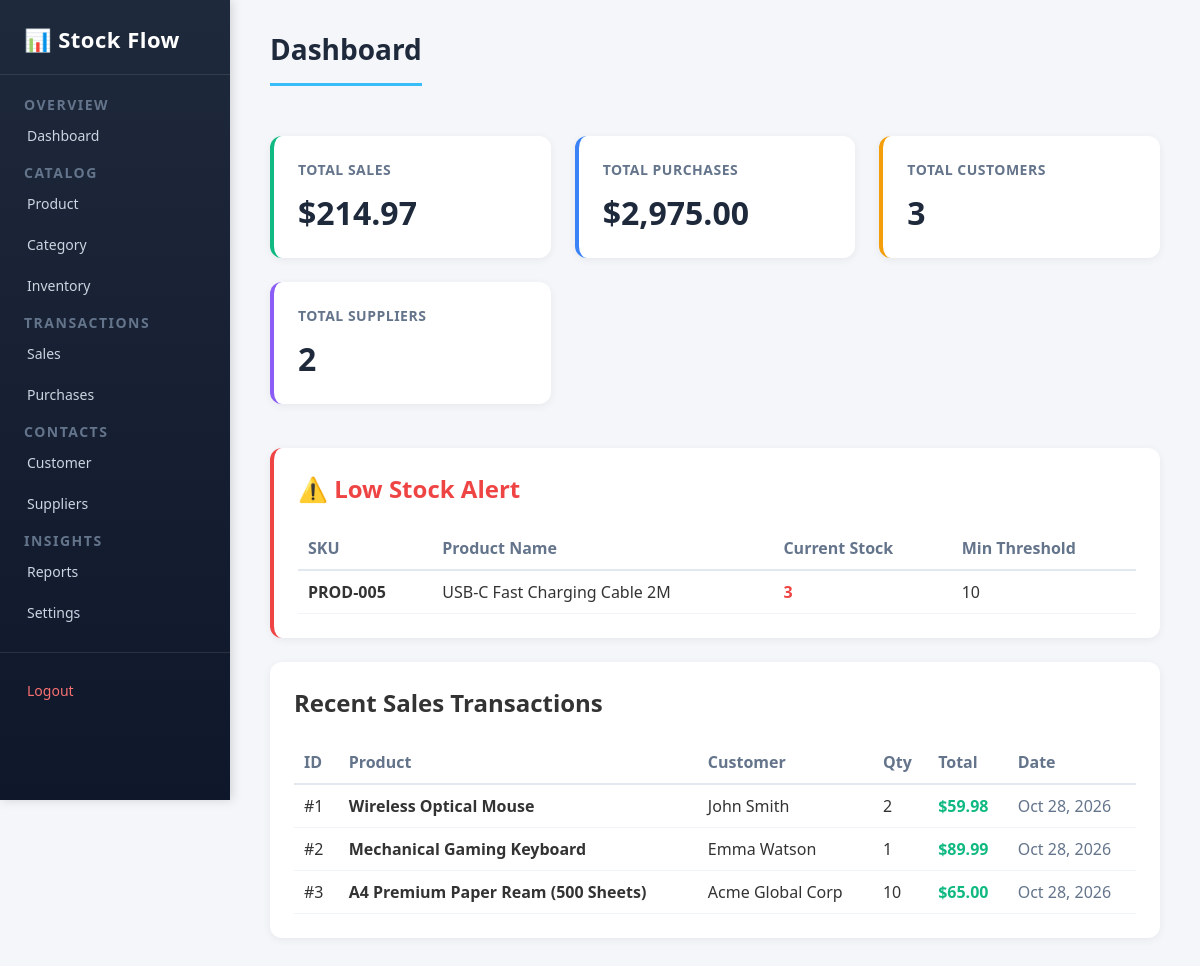
Page /_backup_original/pages/dashboard.php (signed in) on the committed database.
### tables this page shows
CREATE TABLE IF NOT EXISTS `products` (
    `id` INT AUTO_INCREMENT PRIMARY KEY,
    `sku` VARCHAR(50) NOT NULL UNIQUE,
    `name` VARCHAR(150) NOT NULL,
    `category_id` INT NULL,
    `price` DECIMAL(10, 2) NOT NULL DEFAULT 0.00,
    `cost` DECIMAL(10, 2) NOT NULL DEFAULT 0.00,
    `quantity` INT NOT NULL DEFAULT 0,
    `min_stock` INT NOT NULL DEFAULT 5,
    `description` TEXT,
    `created_at` TIMESTAMP DEFAULT CURRENT_TIMESTAMP,
    `updated_at` TIMESTAMP DEFAULT CURRENT_TIMESTAMP ON UPDATE CURRENT_TIMESTAMP,
    FOREIGN KEY (`category_id`) REFERENCES `categories`(`id`) ON DELETE SET NULL
);

CREATE TABLE IF NOT EXISTS `sales` (
    `id` INT AUTO_INCREMENT PRIMARY KEY,
    `user_id` INT NULL,
    `product_id` INT NOT NULL,
    `customer_id` INT NULL,
    `quantity` INT NOT NULL,
    `unit_price` DECIMAL(10, 2) NOT NULL,
    `total_amount` DECIMAL(10, 2) NOT NULL,
    `sale_date` TIMESTAMP DEFAULT CURRENT_TIMESTAMP,
    FOREIGN KEY (`user_id`) REFERENCES `users`(`id`) ON DELETE SET NULL,
    FOREIGN KEY (`product_id`) REFERENCES `products`(`id`) ON DELETE CASCADE,
    FOREIGN KEY (`customer_id`) REFERENCES `customers`(`id`) ON DELETE SET NULL
);

CREATE TABLE IF NOT EXISTS `customers` (
    `id` INT AUTO_INCREMENT PRIMARY KEY,
    `name` VARCHAR(100) NOT NULL,
    `email` VARCHAR(100) NULL,
    `phone` VARCHAR(30) NULL,
    `address` TEXT NULL,
    `created_at` TIMESTAMP DEFAULT CURRENT_TIMESTAMP
);

### _backup_original/pages/dashboard.php (the view, shortened to what this page needs)
<?php
require_once __DIR__ . '/../includes/header.php';
$total_sales = 0;
$total_purchases = 0;
$total_customers = 0;
$total_suppliers = 0;
$recent_sales = [];
$low_stock_products = [];
if ($pdo !== null) {
    try {
        $stmt = $pdo->query("SELECT COALESCE(SUM(total_amount), 0) AS total FROM sales");
        $total_sales = $stmt->fetch()['total'];
        $stmt = $pdo->query("SELECT COALESCE(SUM(total_amount), 0) AS total FROM purchases");
        $total_purchases = $stmt->fetch()['total'];
        $stmt = $pdo->query("SELECT COUNT(*) AS total FROM customers");
        $total_customers = $stmt->fetch()['total'];
        $stmt = $pdo->query("SELECT COUNT(*) AS total FROM suppliers");
        $total_suppliers = $stmt->fetch()['total'];
        $stmt = $pdo->query("SELECT s.*, p.name AS product_name, c.name AS customer_name
                             FROM sales s
                             JOIN products p ON s.product_id = p.id
                             LEFT JOIN customers c ON s.customer_id = c.id
                             ORDER BY s.sale_date DESC LIMIT 5");
        $recent_sales = $stmt->fetchAll();
        $stmt = $pdo->query("SELECT * FROM products WHERE quantity <= min_stock ORDER BY quantity ASC");
        $low_stock_products = $stmt->fetchAll();
    } catch (Exception $e) {
        $db_err = $e->getMessage();
    }
}
?>
<h1>Dashboard</h1>
<div id="dashboard">
    <div class="dashboard-item">
        <h2>Total Sales</h2>
        <p>$<?php echo number_format($total_sales, 2); ?></p>
    </div>
    <div class="dashboard-item">
        <h2>Total Purchases</h2>
        <p>$<?php echo number_format($total_purchases, 2); ?></p>
    </div>
    <div class="dashboard-item">
        <h2>Total Customers</h2>
        <p><?php echo number_format($total_customers); ?></p>
    </div>
    <div class="dashboard-item">
        <h2>Total Suppliers</h2>
        <p><?php echo number_format($total_suppliers); ?></p>
    </div>
</div>
<br><br>
<?php if (!empty($low_stock_products)): ?>
    <div class="form-card" style="max-width: 100%; border-left: 4px solid #ef4444;">
        <h2 style="color: #ef4444;">⚠️ Low Stock Alert</h2>
        <br>
        <table style="width: 100%; border-collapse: collapse; text-align: left;">
            <thead>
                <tr style="border-bottom: 2px solid #e2e8f0; color: #64748b;">
                    <th style="padding: 10px;">SKU</th>
                    <th style="padding: 10px;">Product Name</th>
                    <th style="padding: 10px;">Current Stock</th>
                    <th style="padding: 10px;">Min Threshold</th>
                </tr>
            </thead>
            <tbody>
                <?php foreach ($low_stock_products as $item): ?>
                    <tr style="border-bottom: 1px solid #f1f5f9;">
                        <td style="padding: 10px; font-weight: 600;"><?php echo htmlspecialchars($item['sku']); ?></td>
                        <td style="padding: 10px;"><?php echo htmlspecialchars($item['name']); ?></td>
                        <td style="padding: 10px; color: #ef4444; font-weight: 700;"><?php echo $item['quantity']; ?></td>
                        <td style="padding: 10px;"><?php echo $item['min_stock']; ?></td>
                    </tr>
                <?php endforeach; ?>
            </tbody>
        </table>
    </div>
<?php endif; ?>
<div class="form-card" style="max-width: 100%;">
    <h2>Recent Sales Transactions</h2>
    <br>
    <?php if (empty($recent_sales)): ?>
        <p style="color: #64748b;">No recent sales transactions recorded.</p>
    <?php else: ?>
        <table style="width: 100%; border-collapse: collapse; text-align: left;">
            <thead>
                <tr style="border-bottom: 2px solid #e2e8f0; color: #64748b;">
                    <th style="padding: 10px;">ID</th>
                    <th style="padding: 10px;">Product</th>
                    <th style="padding: 10px;">Customer</th>
                    <th style="padding: 10px;">Qty</th>
                    <th style="padding: 10px;">Total</th>
                    <th style="padding: 10px;">Date</th>
                </tr>
            </thead>
            <tbody>
                <?php foreach ($recent_sales as $sale): ?>
                    <tr style="border-bottom: 1px solid #f1f5f9;">
                        <td style="padding: 10px;">#<?php echo $sale['id']; ?></td>
                        <td style="padding: 10px; font-weight: 600;"><?php echo htmlspecialchars($sale['product_name']); ?></td>
                        <td style="padding: 10px;"><?php echo htmlspecialchars($sale['customer_name'] ?? 'N/A'); ?></td>
                        <td style="padding: 10px;"><?php echo $sale['quantity']; ?></td>
                        <td style="padding: 10px; color: #10b981; font-weight: 700;">$<?php echo number_format($sale['total_amount'], 2); ?></td>
                        <td style="padding: 10px; color: #64748b;"><?php echo date('M d, Y', strtotime($sale['sale_date'])); ?></td>
                    </tr>
                <?php endforeach; ?>
            </tbody>
        </table>
    <?php endif; ?>
</div>
<?php require_once __DIR__ . '/../includes/footer.php'; ?>

### _backup_original/style/style.css (style rules this page uses)
* { margin: 0; padding: 0; box-sizing: border-box; }
body { font-family: 'Segoe UI', Tahoma, Geneva, Verdana, sans-serif; background-color: #f4f6f9; color: #333; min-height: 100vh; }
#rightsidebar > h1 { font-size: 28px; font-weight: 700; color: #1e293b; margin-bottom: 30px; padding-bottom: 15px; border-bottom: 3px solid #38bdf8; display: inline-block; }
#dashboard { display: grid; grid-template-columns: repeat(auto-fit, minmax(220px, 1fr)); gap: 24px; margin-top: 20px; }
.dashboard-item { background: #ffffff; border-radius: 12px; padding: 24px; box-shadow: 0 2px 8px rgba(0, 0, 0, 0.06); border-left: 4px solid #38bdf8; transition: transform 0.2s ease, box-shadow 0.2s ease; }
.dashboard-item h2 { font-size: 14px; font-weight: 600; color: #64748b; text-transform: uppercase; letter-spacing: 0.5px; margin-bottom: 12px; }
.dashboard-item p { font-size: 32px; font-weight: 700; color: #1e293b; }
.dashboard-item:nth-child(1) { border-left-color: #10b981; }
.dashboard-item:nth-child(2) { border-left-color: #3b82f6; }
.dashboard-item:nth-child(3) { border-left-color: #f59e0b; }
.dashboard-item:nth-child(4) { border-left-color: #8b5cf6; }
.form-card { background: #ffffff; border-radius: 12px; padding: 24px; box-shadow: 0 2px 8px rgba(0, 0, 0, 0.06); margin-bottom: 24px; max-width: 600px; }

### rows in the picture
products: sku "PROD-005", name "USB-C Fast Charging Cable 2M", quantity "3", min_stock "10"
sales: id "1", product.name "Wireless Optical Mouse", customer.name "John Smith", quantity "2", total_amount "59.98", sale_date "Oct 28, 2026"
sales: id "2", product.name "Mechanical Gaming Keyboard", customer.name "Emma Watson", quantity "1", total_amount "89.99", sale_date "Oct 28, 2026"
sales: id "3", product.name "A4 Premium Paper Ream (500 Sheets)", customer.name "Acme Global Corp", quantity "10", total_amount "65.00", sale_date "Oct 28, 2026"

### other values in the picture
$total_sales "214.97"
$total_purchases "2,975.00"
$total_customers "3"
$total_suppliers "2"
